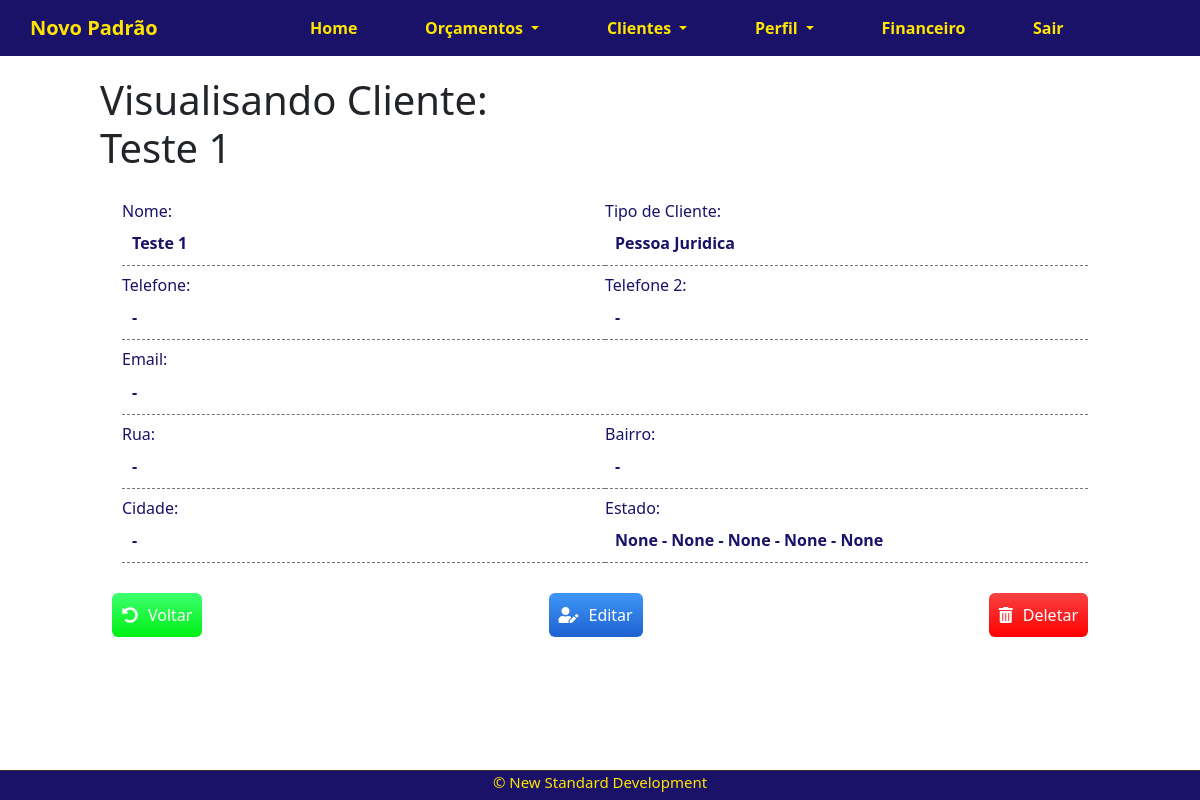
The app's page /clients/client/1 (signed in) with its own data.
### company/models.py (models this page shows)
class Clients(models.Model):
    name = models.CharField(max_length=255 )
    client_type = models.CharField(
        max_length=25,
        choices=CLIENT_TYPE,
        null=True,
        blank=True,
        )
    user = models.ForeignKey(get_user_model(), on_delete=models.CASCADE)
    create_at = models.DateTimeField(auto_now_add=True)
    update_at = models.DateTimeField(auto_now=True)
    def __str__(self) -> str:
        if self.client_type:
            self.client_type = self.get_client_type_display()
        else:
            self.client_type = ""
        return '{} - {}' .format( self.name,  self.client_type)

class Contacts(models.Model):
    client_id =  models.ForeignKey(Clients, on_delete=models.CASCADE)
    telefone1 = models.CharField(max_length=30, unique=True, null=True, blank=True, )
    telefone2 = models.CharField(max_length=30, unique=True, null=True, blank=True, )
    email = models.EmailField(max_length=255, unique=True,  null=True, blank=True)
    def __str__(self) -> str:
        telefone1_str = str(self.telefone1) if self.telefone1 is not None else ""
        telefone2_str = str(self.telefone2) if self.telefone2  else "-"
        email_str = str(self.email) if self.email is not None else "-"
        return '{} {} {}'.format( telefone1_str, telefone2_str, email_str)

class Address(models.Model):
    client_id =  models.ForeignKey(Clients, on_delete=models.CASCADE)
    street = models.CharField(max_length=255, null=True, blank=True)
    bairro = models.CharField(max_length=255,null=True, blank=True)
    city = models.CharField(max_length=255,null=True, blank=True)
    cep = models.CharField(max_length=255,null=True, blank=True)
    state = models.CharField(
        max_length=25,
        choices=STATES,
        null=True,
        blank=True,
        )
    def __str__(self) -> str:
        return '{} - {} - {} - {} - {}' .format( self.street, self.bairro, self.city, self.state, self.cep)

### company/views.py (the view)
# urls.py: path("clients/client/<int:id>", views.clientView, name="client-view"),
@login_required
def  clientView(request, id):
    client = Clients.objects.get(pk=id)
    try:
        address = Address.objects.get(client_id=client)
    except:
        address = ""
    try:
        contacts = Contacts.objects.get( client_id=client.id)
    except:
        contacts = ""
    print('client: ', client)
    print('address: ', address)
    print('contacts:',contacts )
    context = {
        'address':address,
        'contacts':contacts,
        'client': client,
        }
    return render(request, 'company/client.html', context)

### company/templates/company/client.html (shortened to what this page needs)
{% extends 'base.html' %}
{% load crispy_forms_tags %}
{% block content %}
<div class="offset-1 col-10 list-div">
    <h1>Visualisando Cliente:
        <br>
        <span id="client-name"> {{ client.name }} </span>
    </h1>
    <div class="container div-view">
        <div class=" div-view-item">
            <div>
                <h6>Nome: </h6>
                <span>{{client.name }}</span>
            </div>
            <div>
                <h6>Tipo de Cliente:</h6>
                <span>{{client.client_type }}</span>
            </div>
        </div>
        <div class=" div-view-item">
            <div>
                <h6>Telefone: </h6>
                <span>{{ contacts.telefone1|default_if_none:'-' }}</span>
            </div>
            <div>
                <h6>Telefone 2:</h6>
                <span>{{contacts.telefone2|default_if_none:'-' }}</span>
            </div>
        </div>
        <div class=" div-view-item">
            <div>
                <h6>Email: </h6>
                <span>{{ contacts.email|default_if_none:'-' }}</span>
            </div>
        </div>
        <div class=" div-view-item">
            <div>
                <h6>Rua: </h6>
                <span>{{ address.street|default_if_none:'-' }}</span>
            </div>
            <div>
                <h6>Bairro:</h6>
                <span>{{address.bairro|default_if_none:'-' }}</span>
            </div>
        </div>
        <div class=" div-view-item">
            <div>
                <h6>Cidade: </h6>
                <span>{{ address.city|default_if_none:'-' }}</span>
            </div>
            <div>
                <h6>Estado:</h6>
                <span>{{address|default_if_none:'-' }}</span>
            </div>
        </div>
    </div>
    <div class=" container dashboard-box-client">
        <div>
            <a href="/clients/" class="myButton-client" id="back-client">
                <i class=" fas fas fa-undo-alt "></i>
                Voltar
            </a>
        </div>
        <div>
            <a href="/clients/edit/{{client.id}}" class="myButton-client" id="edit-client">
                <i class=" fas fas fa-user-edit "></i>
                Editar</a>
        </div>
        <div>
            <a href="/clients/delete/{{client.id}}" class="myButton-client delete-btn" id="delete-client">
                <i class=" fas fa-trash-alt "></i>
                Deletar</a>
        </div>
    </div>
</div>
{% endblock %}

### company/static/css/style.css (style rules this page uses)
body { width: 100%; }

### company/static/css/Navbar.css (style rules this page uses)
h1 { margin-top: 20px; margin-bottom: 20px; }

### company/static/css/DashboardClients.css (style rules this page uses)
.list-div { padding: 0; margin-left: 0; }

### company/static/css/perfilCompany.css (style rules this page uses)
.dashboard-box-client { display: flex; justify-content: center; }
.div-view-item div h6 { padding-bottom: 10px; }

### company/static/css/ViewClient.css (style rules this page uses)
.div-view { margin-bottom: 30px; width: 100%; color: #1a1169; font-weight: bold; }
.div-view-item { display: flex; justify-content: space-between; padding-left: 10px; }
.div-view-item div { padding: 0; width: 100%; padding-bottom: 10px; padding-top: 10px; border-bottom: 1px dashed rgb(116, 116, 116); }
.div-view-item div h6 { margin-bottom: 0; }
.div-view-item div span { padding-left: 10px; margin-top: 0; }
.dashboard-box-client { text-align: center; display: flex; justify-content: space-between; margin-bottom: 50px; }
.dashboard-box-client a { width: 50px; font-size: 100%; display: flex; justify-content: center; align-items: center; width: 100%; padding: 10px; }
.dashboard-box-client i { padding-right: 10px; }
.myButton-client { background: linear-gradient(to bottom, #3d94f6 5%, #1e62d0 100%); background-color: #3d94f6; border-radius: 6px; cursor: pointer; color: #ffffff; font-size: 100%; text-decoration: none; text-align: center; width: 100%; }
.myButton-client i { color: rgb(255, 255, 255); text-shadow: black; font-size: 100%; }
#back-client { background: linear-gradient(to bottom, #3aff6b 5%, #00f014 100%); }
#delete-client { background: linear-gradient(to bottom, #fa3f3f 5%, #ff0000 100%); }

### records on screen
Clients: name "Teste 1", client_type "Pessoa Juridica"
Contacts: telefone1 "-", telefone2 "-", email "-"
Address: street "-", bairro "-", city "-", street+bairro+city "None - None - None - None - None"
